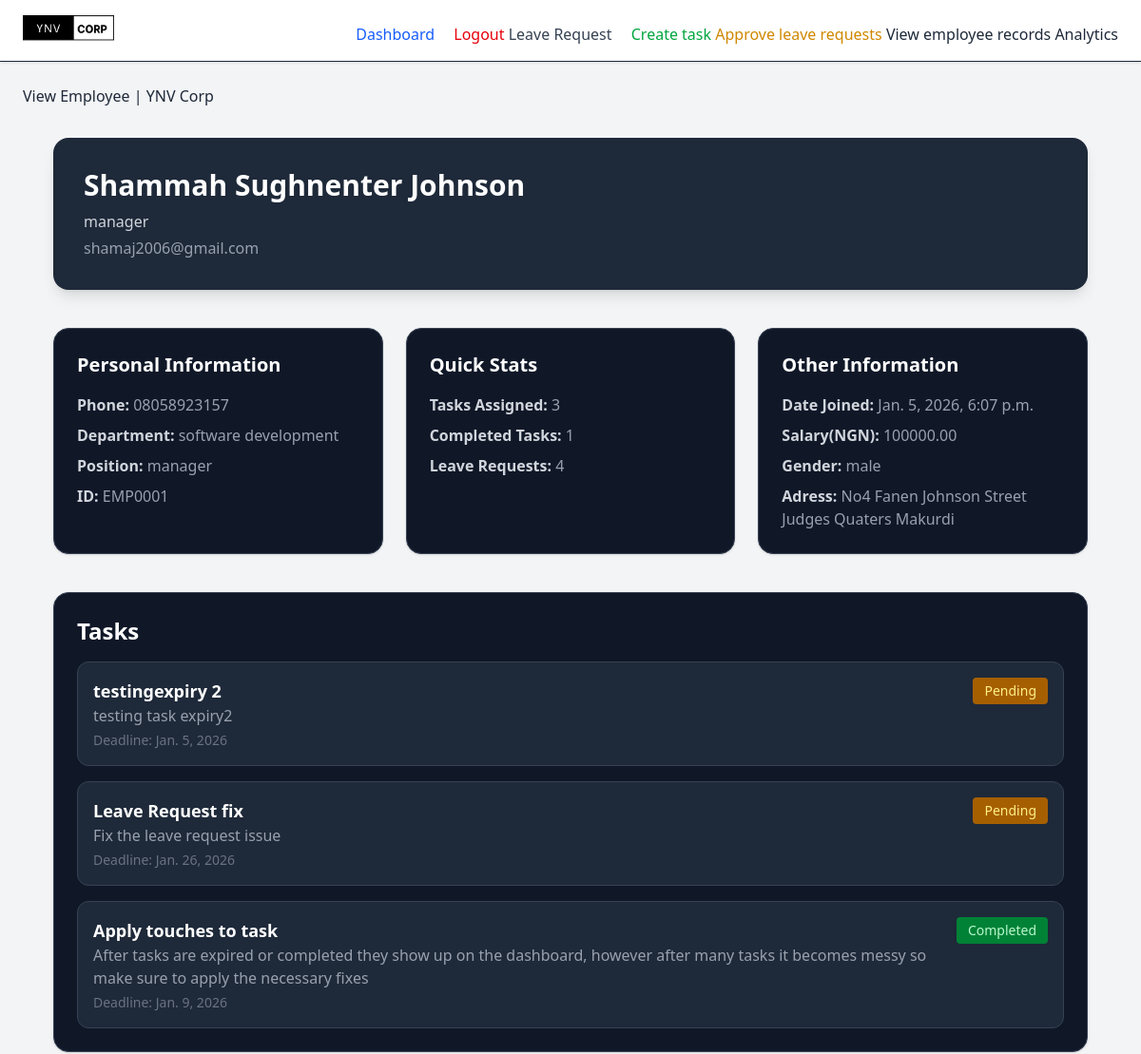
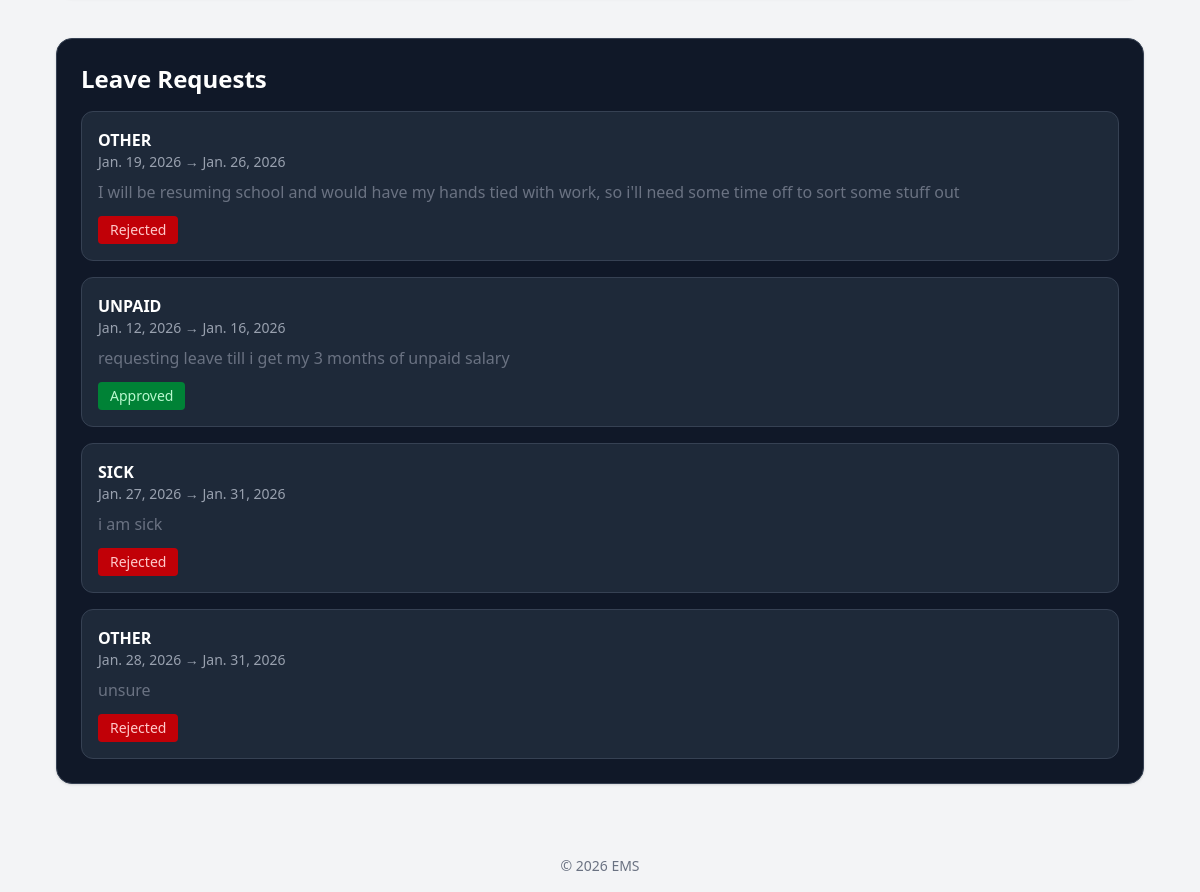
/employee/1/ (signed in), run on the app's committed database (2 pictures, top to bottom).
### employee/models.py (models this page shows, shortened)
class Employee(AbstractUser):
    GENDER_CHOICES=(
        ('male', 'MALE'),
        ('female', 'FEMALE'),
        )
    POSITION_CHOICES=(
        ('manager', 'MANAGER'),
        ('developer', 'DEVELOPER'),
        ('designer', 'DESIGNER'),
        ('tester', 'TESTER'),
        ('hr manager', 'HR MANAGER'),
        ('intern', 'INTERN'),
        ('software engineer', 'SOFTWARE ENGINEER'),
        ('data scientist', 'DATA SCIENTIST'),
        ('product manager', 'PRODUCT MANAGER'),
        ('business analyst', 'BUSINESS ANALYST'),
        ('devops engineer', 'DEVOPS ENGINEER'),
        ('system administrator', 'SYSTEM ADMINISTRATOR'),
        ('network engineer', 'NETWORK ENGINEER'),
        ('technical support', 'TECHNICAL SUPPORT'),
        ('it consultant', 'IT CONSULTANT'),
        ('other', 'OTHER'),
    )
    DEPARTMENT_CHOICES=(
        ('sales', 'SALES'),
        ('resarch & development', 'RESEARCH & DEVELOPMENT'),
        ('software development', 'SOFTWARE DEVELOPMENT'),
        ('product research', 'PRODUCT RESEARCH'),
        ('marketing', 'MARKETING'),
        ('human resource', 'HUMAN RESOURCE'),
        ('legal','LEGAL'),
        ('customer service', 'CUSTOMER SERVICE')
    )
    full_name = models.CharField(max_length=200, blank=True)
    username = None
    email = models.EmailField(unique=True)
    gender = models.CharField(max_length=10, choices=GENDER_CHOICES)
    position = models.CharField(max_length=200, blank=True, choices=POSITION_CHOICES)
    date_of_birth = models.DateField(null=True)
    employment_date = models.DateField(default=date.today)
    phone_number = models.CharField(max_length=15, blank=True)
    address = models.CharField(max_length=200, blank=True)
    employee_id = models.CharField(max_length=20, unique=True, blank=True)
    department = models.CharField(max_length=100, blank=True, choices=DEPARTMENT_CHOICES)
    salary = models.DecimalField(max_digits=12, decimal_places=2, default=Decimal('100000.00'))
    salary_currency = models.CharField(max_length=3, default='NGN', editable=False)
    USERNAME_FIELD = 'email'
    REQUIRED_FIELDS = []

class Task(models.Model):
    assigned_to = models.ForeignKey(Employee, on_delete=models.CASCADE, related_name="assigned_tasks")
    title = models.CharField(max_length=100) #title of task field
    description = models.TextField() #description of task field
    assigned_date = models.DateField(auto_now_add=True) #date field for assigned date
    deadline = models.DateField() #date field for deadline
    complete = models.BooleanField(default=False)
    class Meta():
        ordering = ['complete']

class LeaveRequest(models.Model):
    STATUS_CHOICES = [
        ('Pending', 'Pending'),
        ('Approved', 'Approved'),
        ('Rejected', 'Rejected'),
    ] # status choices for the leave request
    LEAVE_TYPE=(
        ('sick', 'SICK'),
        ('annual', 'ANNUAL'),
        ('unpaid', 'UNPAID'),
        ('maternity', 'MATERNITY'),
        ('paternity', 'PATERNITY'),
        ('bereavement', 'BEREAVEMENT'),
        ('other', 'OTHER'),
        )
    employee = models.ForeignKey(Employee, on_delete=models.CASCADE, related_name='leave_requests')
    start_date = models.DateField() #date field for start date
    end_date = models.DateField() #date field for end date
    reason = models.TextField() #reason for leave field
    leave_type = models.CharField(max_length=20, choices=LEAVE_TYPE, default='other') #leave type field with choices
    status = models.CharField(max_length=10, choices=STATUS_CHOICES, default='Pending') #status field with choices
    applied_on = models.DateField(auto_now_add=True) #date field for applied on
    updated_at = models.DateTimeField(auto_now=True)
    class Meta:
        ordering = ['-applied_on']
        verbose_name = "Leave Request"
        verbose_name_plural = "Leave Requests"

### employee/views.py (the view)
# urls.py: path('employee/<int:pk>/', EmployeeDetailView.as_view(), name='employee_detail'),
class EmployeeDetailView(AdminOnlyMixin, DetailView):
    model = Employee
    template_name = 'employee/employee_detail.html'
    context_object_name = 'employee'
    def get_context_data(self, **kwargs):
        context = super().get_context_data(**kwargs)
        employee = self.get_object()
        context['tasks'] = employee.assigned_tasks.all()
        context['completed_tasks'] = employee.assigned_tasks.filter(complete=True).count()
        context['leave_requests'] = employee.leave_requests.all()
        return context

### employee/views.py (called while the page is built)
    def test_func(self):
        return self.request.user.is_superuser

### employee/templates/employee/employee_detail.html
{% extends 'employee/base.html' %}
{% block content %}
{% block title %}View Employee | YNV Corp{% endblock %}
<div class="p-8 space-y-10">
  <div class="bg-gray-800 text-white p-8 rounded-2xl shadow-lg">
    <h1 class="text-3xl font-bold">{{ employee.full_name }}</h1>
    <p class="text-gray-300 mt-2">{{ employee.position }}</p>
    <p class="text-gray-400 mt-1">{{ employee.email }}</p>
  </div>
  <div class="grid grid-cols-1 md:grid-cols-3 gap-6">
    <div class="bg-gray-900 p-6 rounded-2xl shadow border border-gray-700">
      <h2 class="text-xl font-semibold text-white mb-4">Personal Information</h2>
      <ul class="text-gray-400 space-y-2">
        <li><strong class="text-gray-300">Phone:</strong> {{ employee.phone_number }}</li>
        <li><strong class="text-gray-300">Department:</strong> {{ employee.department }}</li>
        <li><strong class="text-gray-300">Position:</strong> {{ employee.position }}</li>
        <li><strong class="text-gray-300">ID:</strong> {{ employee.employee_id }}</li>
      </ul>
    </div>
    <div class="bg-gray-900 p-6 rounded-2xl shadow border border-gray-700">
      <h2 class="text-xl font-semibold text-white mb-4">Quick Stats</h2>
      <ul class="text-gray-400 space-y-2">
        <li><strong class="text-gray-300">Tasks Assigned:</strong> {{ tasks.count }}</li>
        <li><strong class="text-gray-300">Completed Tasks:</strong> {{ completed_tasks }}</li>
        <li><strong class="text-gray-300">Leave Requests:</strong> {{ leave_requests.count }}</li>
      </ul>
    </div>
    <div class="bg-gray-900 p-6 rounded-2xl shadow border border-gray-700">
      <h2 class="text-xl font-semibold text-white mb-4">Other Information</h2>
      <ul class="text-gray-400 space-y-2">
        <li><strong class="text-gray-300">Date Joined:</strong> {{ employee.date_joined }}</li>
        <li><strong class="text-gray-300">Salary(NGN):</strong> {{ employee.salary }}</li>
        <li><strong class="text-gray-300">Gender:</strong> {{ employee.gender }}</li>
        <li><strong class="text-gray-300">Adress:</strong> {{ employee.address }}</li>
      </ul>
    </div>
  </div>
  <div class="bg-gray-900 p-6 rounded-2xl shadow border border-gray-700">
    <h2 class="text-2xl font-semibold text-white mb-4">Tasks</h2>
    {% if tasks %}
      <div class="space-y-4">
        {% for task in tasks %}
          <div class="p-4 rounded-xl bg-gray-800 flex justify-between border border-gray-700">
            <div>
              <h3 class="text-lg font-semibold text-white">{{ task.title }}</h3>
              <p class="text-gray-400">{{ task.description }}</p>
              <p class="text-gray-500 text-sm mt-1">Deadline: {{ task.deadline }}</p>
            </div>
            <span class="px-3 py-1 rounded text-sm self-start
              {% if task.complete %}bg-green-700 text-green-200{% else %}bg-yellow-700 text-yellow-200{% endif %}
            ">
              {% if task.complete %}Completed{% else %}Pending{% endif %}
            </span>
          </div>
        {% endfor %}
      </div>
    {% else %}
      <p class="text-gray-400">No tasks assigned.</p>
    {% endif %}
  </div>
  <div class="bg-gray-900 p-6 rounded-2xl shadow border border-gray-700">
    <h2 class="text-2xl font-semibold text-white mb-4">Leave Requests</h2>
    {% if leave_requests %}
      <div class="space-y-4">
      {% for leave in leave_requests %}
        <div class="p-4 bg-gray-800 rounded-xl border border-gray-700">
          <p class="text-white font-semibold">{{ leave.leave_type|upper }}</p>
          <p class="text-gray-400 text-sm">{{ leave.start_date }} → {{ leave.end_date }}</p>
          <p class="text-gray-500 mt-2">{{ leave.reason }}</p>
          <span class="inline-block mt-3 px-3 py-1 rounded text-sm
            {% if leave.status == 'Approved' %}bg-green-700 text-green-200
            {% elif leave.status == 'Rejected' %}bg-red-700 text-red-200
            {% else %}bg-yellow-600 text-yellow-200{% endif %}
          ">
            {{ leave.status }}
          </span>
        </div>
      {% endfor %}
      </div>
    {% else %}
      <p class="text-gray-400">No leave requests submitted.</p>
    {% endif %}
  </div>
</div>
{% endblock %}

### data on the page
Employee: full_name "Shammah Sughnenter Johnson", position "manager", email "shamaj2006@gmail.com", phone_number "08058923157", department "software development", employee_id "EMP0001", count "3", count "4", date_joined "Jan. 5, 2026, 6:07 p.m.", salary "100000.00", gender "male", address "No4 Fanen Johnson Street Judges Quaters Makurdi"
Task: title "testingexpiry 2", description "testing task expiry2", deadline "Jan. 5, 2026", complete "Pending"
Task: title "Leave Request fix", description "Fix the leave request issue", deadline "Jan. 26, 2026", complete "Pending"
Task: title "Apply touches to task", description "After tasks are expired or completed they show up on the dashboard, however after many tasks it becomes messy so make sure to apply the necessary fixes", deadline "Jan. 9, 2026", complete "Completed"
LeaveRequest: leave_type "OTHER", start_date "Jan. 19, 2026", end_date "Jan. 26, 2026", reason "I will be resuming school and would have my hands tied with work, so i'll need some time off to sort some stuff out", status "Rejected"
LeaveRequest: leave_type "UNPAID", start_date "Jan. 12, 2026", end_date "Jan. 16, 2026", reason "requesting leave till i get my 3 months of unpaid salary", status "Approved"
LeaveRequest: leave_type "SICK", start_date "Jan. 27, 2026", end_date "Jan. 31, 2026", reason "i am sick", status "Rejected"
LeaveRequest: leave_type "OTHER", start_date "Jan. 28, 2026", end_date "Jan. 31, 2026", reason "unsure", status "Rejected"

### other printed values
{{ completed_tasks }} "1"
